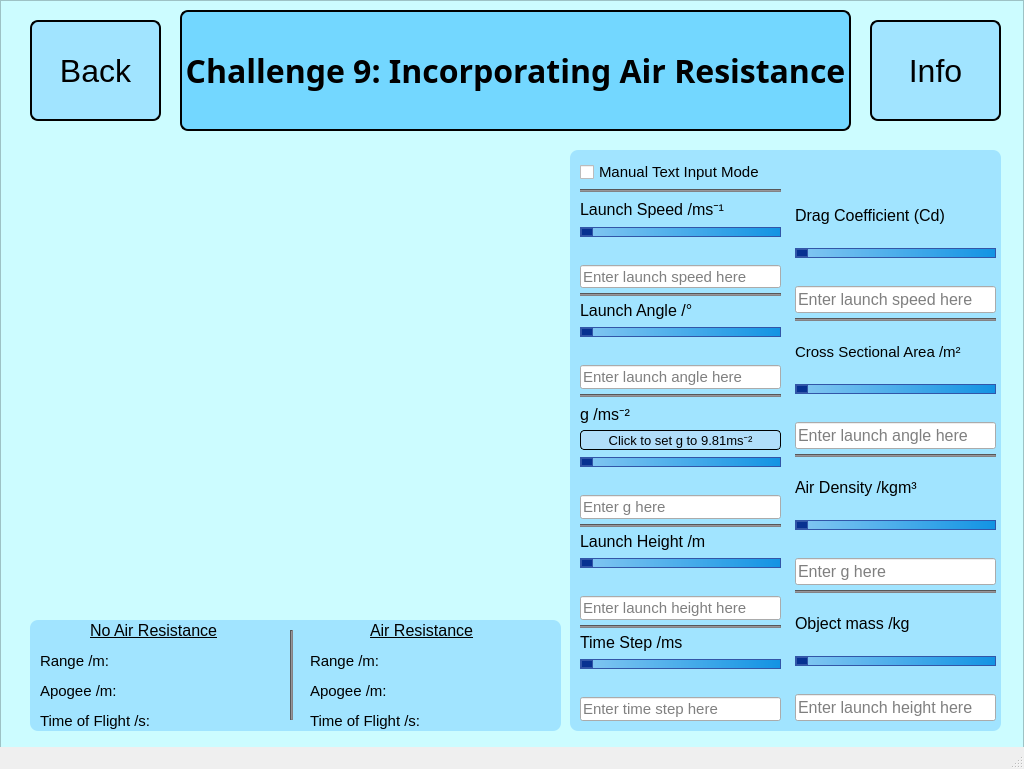
<?xml version="1.0" encoding="UTF-8"?>
<ui version="4.0">
 <class>MainWindow</class>
 <widget class="QMainWindow" name="MainWindow">
  <property name="geometry">
   <rect>
    <x>0</x>
    <y>0</y>
    <width>1024</width>
    <height>769</height>
   </rect>
  </property>
  <property name="windowTitle">
   <string>MainWindow</string>
  </property>
  <widget class="QWidget" name="centralwidget">
   <widget class="QFrame" name="frame">
    <property name="geometry">
     <rect>
      <x>0</x>
      <y>0</y>
      <width>1024</width>
      <height>768</height>
     </rect>
    </property>
    <property name="styleSheet">
     <string notr="true">QFrame {
	background-color: #ccfcff
}</string>
    </property>
    <property name="frameShape">
     <enum>QFrame::StyledPanel</enum>
    </property>
    <property name="frameShadow">
     <enum>QFrame::Raised</enum>
    </property>
    <widget class="QPushButton" name="backButton">
     <property name="geometry">
      <rect>
       <x>30</x>
       <y>20</y>
       <width>131</width>
       <height>101</height>
      </rect>
     </property>
     <property name="font">
      <font>
       <family>Meiryo UI</family>
       <pointsize>24</pointsize>
      </font>
     </property>
     <property name="styleSheet">
      <string notr="true">QPushButton {
	border: 2px solid;
	border-radius: 8px;
	background-color: #a1e4ff;
}</string>
     </property>
     <property name="text">
      <string>Back</string>
     </property>
     <property name="checkable">
      <bool>true</bool>
     </property>
    </widget>
    <widget class="QWidget" name="verticalLayoutWidget">
     <property name="geometry">
      <rect>
       <x>580</x>
       <y>160</y>
       <width>201</width>
       <height>561</height>
      </rect>
     </property>
     <layout class="QVBoxLayout" name="inputLayout" stretch="0,0,1,1,0,0,0,1,2,0,0,0,1,0,1,0,0,0,1,1,0,0,0,1,1,0,0">
      <property name="spacing">
       <number>5</number>
      </property>
      <item>
       <widget class="QCheckBox" name="textModeCheckBox">
        <property name="font">
         <font>
          <family>Meiryo UI</family>
          <pointsize>11</pointsize>
         </font>
        </property>
        <property name="text">
         <string>Manual Text Input Mode</string>
        </property>
       </widget>
      </item>
      <item>
       <widget class="Line" name="Line1">
        <property name="styleSheet">
         <string notr="true">QFrame {
	background-color: #838285;
	min-height:1px;
	max-height:1px;
}</string>
        </property>
        <property name="orientation">
         <enum>Qt::Horizontal</enum>
        </property>
       </widget>
      </item>
      <item>
       <widget class="QLabel" name="launchSpeedLabel">
        <property name="font">
         <font>
          <family>Meiryo UI</family>
          <pointsize>12</pointsize>
          <weight>50</weight>
          <bold>false</bold>
          <underline>false</underline>
         </font>
        </property>
        <property name="styleSheet">
         <string notr="true">QLabel {background-color: #a1e4ff;}</string>
        </property>
        <property name="text">
         <string>Launch Speed /ms⁻¹</string>
        </property>
       </widget>
      </item>
      <item>
       <widget class="QSlider" name="launchSpeedSlider">
        <property name="styleSheet">
         <string notr="true">QSlider::groove:horizontal {border: 1px solid #3256a8;
height: 8px;
background: qlineargradient(x1: 0, y1: 0, x2: 1, y2: 0, stop: 0 #85c8f2, stop: 1 #1293e3);}

QSlider::handle:horizontal {border: 1px solid #3256a8;
background: #073191;
width: 10px;
height: 10px;
border-radius: 5px;}</string>
        </property>
        <property name="orientation">
         <enum>Qt::Horizontal</enum>
        </property>
       </widget>
      </item>
      <item>
       <widget class="QLabel" name="launchSpeedSliderLabel">
        <property name="font">
         <font>
          <family>Meiryo UI</family>
          <pointsize>10</pointsize>
         </font>
        </property>
        <property name="styleSheet">
         <string notr="true">QLabel {background-color: #a1e4ff;}</string>
        </property>
        <property name="text">
         <string/>
        </property>
       </widget>
      </item>
      <item>
       <widget class="QLineEdit" name="launchSpeedLineEdit">
        <property name="font">
         <font>
          <pointsize>11</pointsize>
         </font>
        </property>
        <property name="inputMask">
         <string/>
        </property>
        <property name="placeholderText">
         <string>Enter launch speed here</string>
        </property>
       </widget>
      </item>
      <item>
       <widget class="Line" name="Line2">
        <property name="styleSheet">
         <string notr="true">QFrame {
	background-color: #838285;
	min-height:1px;
	max-height:1px;
}</string>
        </property>
        <property name="orientation">
         <enum>Qt::Horizontal</enum>
        </property>
       </widget>
      </item>
      <item>
       <widget class="QLabel" name="label_3">
        <property name="font">
         <font>
          <family>Meiryo UI</family>
          <pointsize>12</pointsize>
          <weight>50</weight>
          <bold>false</bold>
          <underline>false</underline>
         </font>
        </property>
        <property name="styleSheet">
         <string notr="true">QLabel {background-color: #a1e4ff;}</string>
        </property>
        <property name="text">
         <string>Launch Angle /°</string>
        </property>
       </widget>
      </item>
      <item>
       <widget class="QSlider" name="launchAngleSlider">
        <property name="styleSheet">
         <string notr="true">QSlider::groove:horizontal {border: 1px solid #3256a8;
height: 8px;
background: qlineargradient(x1: 0, y1: 0, x2: 1, y2: 0, stop: 0 #85c8f2, stop: 1 #1293e3);}

QSlider::handle:horizontal {border: 1px solid #3256a8;
background: #073191;
width: 10px;
height: 10px;
border-radius: 5px;}</string>
        </property>
        <property name="orientation">
         <enum>Qt::Horizontal</enum>
        </property>
       </widget>
      </item>
      <item>
       <widget class="QLabel" name="launchAngleSliderLabel">
        <property name="font">
         <font>
          <family>Meiryo UI</family>
          <pointsize>10</pointsize>
         </font>
        </property>
        <property name="styleSheet">
         <string notr="true">QLabel {background-color: #a1e4ff;}</string>
        </property>
        <property name="text">
         <string/>
        </property>
       </widget>
      </item>
      <item>
       <widget class="QLineEdit" name="launchAngleLineEdit">
        <property name="font">
         <font>
          <pointsize>11</pointsize>
         </font>
        </property>
        <property name="placeholderText">
         <string>Enter launch angle here</string>
        </property>
       </widget>
      </item>
      <item>
       <widget class="Line" name="Line3">
        <property name="styleSheet">
         <string notr="true">QFrame {
	background-color: #838285;
	min-height:1px;
	max-height:1px;
}</string>
        </property>
        <property name="orientation">
         <enum>Qt::Horizontal</enum>
        </property>
       </widget>
      </item>
      <item>
       <widget class="QLabel" name="label_4">
        <property name="font">
         <font>
          <family>Meiryo UI</family>
          <pointsize>12</pointsize>
          <weight>50</weight>
          <bold>false</bold>
          <underline>false</underline>
         </font>
        </property>
        <property name="styleSheet">
         <string notr="true">QLabel {background-color: #a1e4ff;}</string>
        </property>
        <property name="text">
         <string>g /ms⁻²</string>
        </property>
       </widget>
      </item>
      <item>
       <widget class="QPushButton" name="setgButton">
        <property name="font">
         <font>
          <family>Meiryo UI</family>
          <pointsize>10</pointsize>
         </font>
        </property>
        <property name="styleSheet">
         <string notr="true">QPushButton {
	border: 1px solid;
	border-radius: 4px;
	background-color:#b1defa;
}</string>
        </property>
        <property name="text">
         <string>Click to set g to 9.81ms⁻²</string>
        </property>
       </widget>
      </item>
      <item>
       <widget class="QSlider" name="gSlider">
        <property name="styleSheet">
         <string notr="true">QSlider::groove:horizontal {border: 1px solid #3256a8;
height: 8px;
background: qlineargradient(x1: 0, y1: 0, x2: 1, y2: 0, stop: 0 #85c8f2, stop: 1 #1293e3);}

QSlider::handle:horizontal {border: 1px solid #3256a8;
background: #073191;
width: 10px;
height: 10px;
border-radius: 5px;}</string>
        </property>
        <property name="orientation">
         <enum>Qt::Horizontal</enum>
        </property>
       </widget>
      </item>
      <item>
       <widget class="QLabel" name="gSliderLabel">
        <property name="font">
         <font>
          <family>Meiryo UI</family>
          <pointsize>10</pointsize>
         </font>
        </property>
        <property name="styleSheet">
         <string notr="true">QLabel {background-color: #a1e4ff;}</string>
        </property>
        <property name="text">
         <string/>
        </property>
       </widget>
      </item>
      <item>
       <widget class="QLineEdit" name="gLineEdit">
        <property name="font">
         <font>
          <pointsize>11</pointsize>
         </font>
        </property>
        <property name="placeholderText">
         <string>Enter g here</string>
        </property>
       </widget>
      </item>
      <item>
       <widget class="Line" name="Line4">
        <property name="styleSheet">
         <string notr="true">QFrame {
	background-color: #838285;
	min-height:1px;
	max-height:1px;
}</string>
        </property>
        <property name="orientation">
         <enum>Qt::Horizontal</enum>
        </property>
       </widget>
      </item>
      <item>
       <widget class="QLabel" name="label_5">
        <property name="font">
         <font>
          <family>Meiryo UI</family>
          <pointsize>12</pointsize>
          <weight>50</weight>
          <bold>false</bold>
          <underline>false</underline>
         </font>
        </property>
        <property name="styleSheet">
         <string notr="true">QLabel {background-color: #a1e4ff;}</string>
        </property>
        <property name="text">
         <string>Launch Height /m</string>
        </property>
       </widget>
      </item>
      <item>
       <widget class="QSlider" name="launchHeightSlider">
        <property name="styleSheet">
         <string notr="true">QSlider::groove:horizontal {border: 1px solid #3256a8;
height: 8px;
background: qlineargradient(x1: 0, y1: 0, x2: 1, y2: 0, stop: 0 #85c8f2, stop: 1 #1293e3);}

QSlider::handle:horizontal {border: 1px solid #3256a8;
background: #073191;
width: 10px;
height: 10px;
border-radius: 5px;}</string>
        </property>
        <property name="orientation">
         <enum>Qt::Horizontal</enum>
        </property>
       </widget>
      </item>
      <item>
       <widget class="QLabel" name="launchHeightSliderLabel">
        <property name="font">
         <font>
          <family>Meiryo UI</family>
          <pointsize>10</pointsize>
         </font>
        </property>
        <property name="styleSheet">
         <string notr="true">QLabel {background-color: #a1e4ff;}</string>
        </property>
        <property name="text">
         <string/>
        </property>
       </widget>
      </item>
      <item>
       <widget class="QLineEdit" name="launchHeightLineEdit">
        <property name="font">
         <font>
          <pointsize>11</pointsize>
         </font>
        </property>
        <property name="placeholderText">
         <string>Enter launch height here</string>
        </property>
       </widget>
      </item>
      <item>
       <widget class="Line" name="Line5">
        <property name="styleSheet">
         <string notr="true">QFrame {
	background-color: #838285;
	min-height:1px;
	max-height:1px;
}</string>
        </property>
        <property name="orientation">
         <enum>Qt::Horizontal</enum>
        </property>
       </widget>
      </item>
      <item>
       <widget class="QLabel" name="label_6">
        <property name="font">
         <font>
          <family>Meiryo UI</family>
          <pointsize>12</pointsize>
          <weight>50</weight>
          <bold>false</bold>
          <underline>false</underline>
         </font>
        </property>
        <property name="styleSheet">
         <string notr="true">QLabel {background-color: #a1e4ff;}</string>
        </property>
        <property name="text">
         <string>Time Step /ms</string>
        </property>
       </widget>
      </item>
      <item>
       <widget class="QSlider" name="timeStepSlider">
        <property name="styleSheet">
         <string notr="true">QSlider::groove:horizontal {border: 1px solid #3256a8;
height: 8px;
background: qlineargradient(x1: 0, y1: 0, x2: 1, y2: 0, stop: 0 #85c8f2, stop: 1 #1293e3);}

QSlider::handle:horizontal {border: 1px solid #3256a8;
background: #073191;
width: 10px;
height: 10px;
border-radius: 5px;}</string>
        </property>
        <property name="orientation">
         <enum>Qt::Horizontal</enum>
        </property>
       </widget>
      </item>
      <item>
       <widget class="QLabel" name="timeStepSliderLabel">
        <property name="font">
         <font>
          <family>Meiryo UI</family>
          <pointsize>10</pointsize>
         </font>
        </property>
        <property name="styleSheet">
         <string notr="true">QLabel {background-color: #a1e4ff;}</string>
        </property>
        <property name="text">
         <string/>
        </property>
       </widget>
      </item>
      <item>
       <widget class="QLineEdit" name="timeStepLineEdit">
        <property name="font">
         <font>
          <pointsize>11</pointsize>
         </font>
        </property>
        <property name="placeholderText">
         <string>Enter time step here</string>
        </property>
       </widget>
      </item>
     </layout>
    </widget>
    <widget class="QWidget" name="verticalLayoutWidget_3">
     <property name="geometry">
      <rect>
       <x>30</x>
       <y>150</y>
       <width>531</width>
       <height>461</height>
      </rect>
     </property>
     <layout class="QVBoxLayout" name="graphLayout"/>
    </widget>
    <widget class="QPushButton" name="infoButton">
     <property name="geometry">
      <rect>
       <x>870</x>
       <y>20</y>
       <width>131</width>
       <height>101</height>
      </rect>
     </property>
     <property name="font">
      <font>
       <family>Meiryo UI</family>
       <pointsize>24</pointsize>
      </font>
     </property>
     <property name="styleSheet">
      <string notr="true">QPushButton {
	border: 2px solid;
	border-radius: 8px;
	background-color: #a1e4ff;
}</string>
     </property>
     <property name="text">
      <string>Info</string>
     </property>
     <property name="checkable">
      <bool>true</bool>
     </property>
    </widget>
    <widget class="QListWidget" name="listWidget">
     <property name="geometry">
      <rect>
       <x>740</x>
       <y>150</y>
       <width>261</width>
       <height>581</height>
      </rect>
     </property>
     <property name="styleSheet">
      <string notr="true">QWidget {
	border-radius: 8px;
	background-color: #a1e4ff;
}</string>
     </property>
    </widget>
    <widget class="QWidget" name="verticalLayoutWidget_2">
     <property name="geometry">
      <rect>
       <x>180</x>
       <y>10</y>
       <width>671</width>
       <height>121</height>
      </rect>
     </property>
     <layout class="QVBoxLayout" name="verticalLayout_2">
      <item>
       <widget class="QLabel" name="challengeTitleLabel">
        <property name="font">
         <font>
          <family>Lucida Handwriting</family>
          <pointsize>24</pointsize>
          <weight>75</weight>
          <italic>false</italic>
          <bold>true</bold>
          <kerning>true</kerning>
         </font>
        </property>
        <property name="autoFillBackground">
         <bool>false</bool>
        </property>
        <property name="styleSheet">
         <string notr="true">QLabel {
	border: 2px solid;
	border-radius: 8px;
	background-color: #73d7ff;
}</string>
        </property>
        <property name="text">
         <string>Challenge 9: Incorporating Air Resistance</string>
        </property>
        <property name="scaledContents">
         <bool>true</bool>
        </property>
        <property name="alignment">
         <set>Qt::AlignCenter</set>
        </property>
        <property name="wordWrap">
         <bool>true</bool>
        </property>
       </widget>
      </item>
     </layout>
    </widget>
    <widget class="QListWidget" name="analyticsListWidget">
     <property name="geometry">
      <rect>
       <x>30</x>
       <y>620</y>
       <width>531</width>
       <height>111</height>
      </rect>
     </property>
     <property name="styleSheet">
      <string notr="true">QWidget {
	border-radius: 8px;
	background-color: #a1e4ff;
}</string>
     </property>
    </widget>
    <widget class="QLabel" name="rangeLabel">
     <property name="geometry">
      <rect>
       <x>40</x>
       <y>650</y>
       <width>251</width>
       <height>21</height>
      </rect>
     </property>
     <property name="font">
      <font>
       <family>Meiryo UI</family>
       <pointsize>11</pointsize>
       <weight>50</weight>
       <bold>false</bold>
       <underline>false</underline>
      </font>
     </property>
     <property name="styleSheet">
      <string notr="true">QLabel {background-color: #a1e4ff;}</string>
     </property>
     <property name="text">
      <string>Range /m:</string>
     </property>
    </widget>
    <widget class="QLabel" name="apogeeLabel">
     <property name="geometry">
      <rect>
       <x>40</x>
       <y>680</y>
       <width>261</width>
       <height>21</height>
      </rect>
     </property>
     <property name="font">
      <font>
       <family>Meiryo UI</family>
       <pointsize>11</pointsize>
       <weight>50</weight>
       <bold>false</bold>
       <underline>false</underline>
      </font>
     </property>
     <property name="styleSheet">
      <string notr="true">QLabel {background-color: #a1e4ff;}</string>
     </property>
     <property name="text">
      <string>Apogee /m:</string>
     </property>
    </widget>
    <widget class="QLabel" name="launchSpeedLabel_4">
     <property name="geometry">
      <rect>
       <x>660</x>
       <y>750</y>
       <width>151</width>
       <height>25</height>
      </rect>
     </property>
     <property name="font">
      <font>
       <family>Meiryo UI</family>
       <pointsize>12</pointsize>
       <weight>50</weight>
       <bold>false</bold>
       <underline>false</underline>
      </font>
     </property>
     <property name="styleSheet">
      <string notr="true">QLabel {background-color: #a1e4ff;}</string>
     </property>
     <property name="text">
      <string>Apogee (m):</string>
     </property>
    </widget>
    <widget class="QLabel" name="flightTimeLabel">
     <property name="geometry">
      <rect>
       <x>40</x>
       <y>710</y>
       <width>251</width>
       <height>21</height>
      </rect>
     </property>
     <property name="font">
      <font>
       <family>Meiryo UI</family>
       <pointsize>11</pointsize>
       <weight>50</weight>
       <bold>false</bold>
       <underline>false</underline>
      </font>
     </property>
     <property name="styleSheet">
      <string notr="true">QLabel {background-color: #a1e4ff;}</string>
     </property>
     <property name="text">
      <string>Time of Flight /s:</string>
     </property>
    </widget>
    <widget class="QListWidget" name="listWidget_2">
     <property name="geometry">
      <rect>
       <x>570</x>
       <y>150</y>
       <width>271</width>
       <height>581</height>
      </rect>
     </property>
     <property name="styleSheet">
      <string notr="true">QWidget {
	border-radius: 8px;
	background-color: #a1e4ff;
}</string>
     </property>
    </widget>
    <widget class="QWidget" name="verticalLayoutWidget_4">
     <property name="geometry">
      <rect>
       <x>795</x>
       <y>190</y>
       <width>201</width>
       <height>531</height>
      </rect>
     </property>
     <layout class="QVBoxLayout" name="inputLayout_2" stretch="1,1,0,0,0,1,2,0,0,0,1,1,0,0,0,1,1,0,0">
      <property name="spacing">
       <number>5</number>
      </property>
      <item>
       <widget class="QLabel" name="dragCoefficientLabel">
        <property name="font">
         <font>
          <family>Meiryo UI</family>
          <pointsize>12</pointsize>
          <weight>50</weight>
          <bold>false</bold>
          <underline>false</underline>
         </font>
        </property>
        <property name="styleSheet">
         <string notr="true">QLabel {background-color: #a1e4ff;}</string>
        </property>
        <property name="text">
         <string>Drag Coefficient (Cd)</string>
        </property>
       </widget>
      </item>
      <item>
       <widget class="QSlider" name="dragCoefficientSlider">
        <property name="styleSheet">
         <string notr="true">QSlider::groove:horizontal {border: 1px solid #3256a8;
height: 8px;
background: qlineargradient(x1: 0, y1: 0, x2: 1, y2: 0, stop: 0 #85c8f2, stop: 1 #1293e3);}

QSlider::handle:horizontal {border: 1px solid #3256a8;
background: #073191;
width: 10px;
height: 10px;
border-radius: 5px;}</string>
        </property>
        <property name="orientation">
         <enum>Qt::Horizontal</enum>
        </property>
       </widget>
      </item>
      <item>
       <widget class="QLabel" name="dragCoefficientSliderLabel">
        <property name="font">
         <font>
          <family>Meiryo UI</family>
          <pointsize>10</pointsize>
         </font>
        </property>
        <property name="styleSheet">
         <string notr="true">QLabel {background-color: #a1e4ff;}</string>
        </property>
        <property name="text">
         <string/>
        </property>
       </widget>
      </item>
      <item>
       <widget class="QLineEdit" name="dragCoefficientLineEdit">
        <property name="font">
         <font>
          <pointsize>12</pointsize>
         </font>
        </property>
        <property name="inputMask">
         <string/>
        </property>
        <property name="placeholderText">
         <string>Enter launch speed here</string>
        </property>
       </widget>
      </item>
      <item>
       <widget class="Line" name="Line2_2">
        <property name="styleSheet">
         <string notr="true">QFrame {
	background-color: #838285;
	min-height:1px;
	max-height:1px;
}</string>
        </property>
        <property name="orientation">
         <enum>Qt::Horizontal</enum>
        </property>
       </widget>
      </item>
      <item>
       <widget class="QLabel" name="label_7">
        <property name="font">
         <font>
          <family>Meiryo UI</family>
          <pointsize>11</pointsize>
          <weight>50</weight>
          <bold>false</bold>
          <underline>false</underline>
         </font>
        </property>
        <property name="styleSheet">
         <string notr="true">QLabel {background-color: #a1e4ff;}</string>
        </property>
        <property name="text">
         <string>Cross Sectional Area /m²</string>
        </property>
       </widget>
      </item>
      <item>
       <widget class="QSlider" name="launchAngleSlider_2">
        <property name="styleSheet">
         <string notr="true">QSlider::groove:horizontal {border: 1px solid #3256a8;
height: 8px;
background: qlineargradient(x1: 0, y1: 0, x2: 1, y2: 0, stop: 0 #85c8f2, stop: 1 #1293e3);}

QSlider::handle:horizontal {border: 1px solid #3256a8;
background: #073191;
width: 10px;
height: 10px;
border-radius: 5px;}</string>
        </property>
        <property name="orientation">
         <enum>Qt::Horizontal</enum>
        </property>
       </widget>
      </item>
      <item>
       <widget class="QLabel" name="launchAngleSliderLabel_2">
        <property name="font">
         <font>
          <family>Meiryo UI</family>
          <pointsize>10</pointsize>
         </font>
        </property>
        <property name="styleSheet">
         <string notr="true">QLabel {background-color: #a1e4ff;}</string>
        </property>
        <property name="text">
         <string/>
        </property>
       </widget>
      </item>
      <item>
       <widget class="QLineEdit" name="launchAngleLineEdit_2">
        <property name="font">
         <font>
          <pointsize>12</pointsize>
         </font>
        </property>
        <property name="placeholderText">
         <string>Enter launch angle here</string>
        </property>
       </widget>
      </item>
      <item>
       <widget class="Line" name="Line3_2">
        <property name="styleSheet">
         <string notr="true">QFrame {
	background-color: #838285;
	min-height:1px;
	max-height:1px;
}</string>
        </property>
        <property name="orientation">
         <enum>Qt::Horizontal</enum>
        </property>
       </widget>
      </item>
      <item>
       <widget class="QLabel" name="label_8">
        <property name="font">
         <font>
          <family>Meiryo UI</family>
          <pointsize>12</pointsize>
          <weight>50</weight>
          <bold>false</bold>
          <underline>false</underline>
         </font>
        </property>
        <property name="styleSheet">
         <string notr="true">QLabel {background-color: #a1e4ff;}</string>
        </property>
        <property name="text">
         <string>Air Density /kgm³</string>
        </property>
       </widget>
      </item>
      <item>
       <widget class="QSlider" name="gSlider_2">
        <property name="styleSheet">
         <string notr="true">QSlider::groove:horizontal {border: 1px solid #3256a8;
height: 8px;
background: qlineargradient(x1: 0, y1: 0, x2: 1, y2: 0, stop: 0 #85c8f2, stop: 1 #1293e3);}

QSlider::handle:horizontal {border: 1px solid #3256a8;
background: #073191;
width: 10px;
height: 10px;
border-radius: 5px;}</string>
        </property>
        <property name="orientation">
         <enum>Qt::Horizontal</enum>
        </property>
       </widget>
      </item>
      <item>
       <widget class="QLabel" name="gSliderLabel_2">
        <property name="font">
         <font>
          <family>Meiryo UI</family>
          <pointsize>10</pointsize>
         </font>
        </property>
        <property name="styleSheet">
         <string notr="true">QLabel {background-color: #a1e4ff;}</string>
        </property>
        <property name="text">
         <string/>
        </property>
       </widget>
      </item>
      <item>
       <widget class="QLineEdit" name="gLineEdit_2">
        <property name="font">
         <font>
          <pointsize>12</pointsize>
         </font>
        </property>
        <property name="placeholderText">
         <string>Enter g here</string>
        </property>
       </widget>
      </item>
      <item>
       <widget class="Line" name="Line4_2">
        <property name="styleSheet">
         <string notr="true">QFrame {
	background-color: #838285;
	min-height:1px;
	max-height:1px;
}</string>
        </property>
        <property name="orientation">
         <enum>Qt::Horizontal</enum>
        </property>
       </widget>
      </item>
      <item>
       <widget class="QLabel" name="label_9">
        <property name="font">
         <font>
          <family>Meiryo UI</family>
          <pointsize>12</pointsize>
          <weight>50</weight>
          <bold>false</bold>
          <underline>false</underline>
         </font>
        </property>
        <property name="styleSheet">
         <string notr="true">QLabel {background-color: #a1e4ff;}</string>
        </property>
        <property name="text">
         <string>Object mass /kg</string>
        </property>
       </widget>
      </item>
      <item>
       <widget class="QSlider" name="launchHeightSlider_2">
        <property name="styleSheet">
         <string notr="true">QSlider::groove:horizontal {border: 1px solid #3256a8;
height: 8px;
background: qlineargradient(x1: 0, y1: 0, x2: 1, y2: 0, stop: 0 #85c8f2, stop: 1 #1293e3);}

QSlider::handle:horizontal {border: 1px solid #3256a8;
background: #073191;
width: 10px;
height: 10px;
border-radius: 5px;}</string>
        </property>
        <property name="orientation">
         <enum>Qt::Horizontal</enum>
        </property>
       </widget>
      </item>
      <item>
       <widget class="QLabel" name="launchHeightSliderLabel_2">
        <property name="font">
         <font>
          <family>Meiryo UI</family>
          <pointsize>10</pointsize>
         </font>
        </property>
        <property name="styleSheet">
         <string notr="true">QLabel {background-color: #a1e4ff;}</string>
        </property>
        <property name="text">
         <string/>
        </property>
       </widget>
      </item>
      <item>
       <widget class="QLineEdit" name="launchHeightLineEdit_2">
        <property name="font">
         <font>
          <pointsize>12</pointsize>
         </font>
        </property>
        <property name="placeholderText">
         <string>Enter launch height here</string>
        </property>
       </widget>
      </item>
     </layout>
    </widget>
    <widget class="QLabel" name="rangeLabel_2">
     <property name="geometry">
      <rect>
       <x>90</x>
       <y>620</y>
       <width>221</width>
       <height>21</height>
      </rect>
     </property>
     <property name="font">
      <font>
       <family>Meiryo UI</family>
       <pointsize>12</pointsize>
       <weight>50</weight>
       <bold>false</bold>
       <underline>true</underline>
      </font>
     </property>
     <property name="styleSheet">
      <string notr="true">QLabel {background-color: #a1e4ff;}</string>
     </property>
     <property name="text">
      <string>No Air Resistance</string>
     </property>
    </widget>
    <widget class="QLabel" name="rangeLabel_3">
     <property name="geometry">
      <rect>
       <x>370</x>
       <y>620</y>
       <width>161</width>
       <height>21</height>
      </rect>
     </property>
     <property name="font">
      <font>
       <family>Meiryo UI</family>
       <pointsize>12</pointsize>
       <weight>50</weight>
       <bold>false</bold>
       <underline>true</underline>
      </font>
     </property>
     <property name="styleSheet">
      <string notr="true">QLabel {background-color: #a1e4ff;}</string>
     </property>
     <property name="text">
      <string>Air Resistance</string>
     </property>
    </widget>
    <widget class="QLabel" name="rangeLabel_4">
     <property name="geometry">
      <rect>
       <x>310</x>
       <y>650</y>
       <width>221</width>
       <height>21</height>
      </rect>
     </property>
     <property name="font">
      <font>
       <family>Meiryo UI</family>
       <pointsize>11</pointsize>
       <weight>50</weight>
       <bold>false</bold>
       <underline>false</underline>
      </font>
     </property>
     <property name="styleSheet">
      <string notr="true">QLabel {background-color: #a1e4ff;}</string>
     </property>
     <property name="text">
      <string>Range /m:</string>
     </property>
    </widget>
    <widget class="QLabel" name="apogeeLabel_2">
     <property name="geometry">
      <rect>
       <x>310</x>
       <y>680</y>
       <width>221</width>
       <height>21</height>
      </rect>
     </property>
     <property name="font">
      <font>
       <family>Meiryo UI</family>
       <pointsize>11</pointsize>
       <weight>50</weight>
       <bold>false</bold>
       <underline>false</underline>
      </font>
     </property>
     <property name="styleSheet">
      <string notr="true">QLabel {background-color: #a1e4ff;}</string>
     </property>
     <property name="text">
      <string>Apogee /m:</string>
     </property>
    </widget>
    <widget class="QLabel" name="flightTimeLabel_2">
     <property name="geometry">
      <rect>
       <x>310</x>
       <y>710</y>
       <width>231</width>
       <height>21</height>
      </rect>
     </property>
     <property name="font">
      <font>
       <family>Meiryo UI</family>
       <pointsize>11</pointsize>
       <weight>50</weight>
       <bold>false</bold>
       <underline>false</underline>
      </font>
     </property>
     <property name="styleSheet">
      <string notr="true">QLabel {background-color: #a1e4ff;}</string>
     </property>
     <property name="text">
      <string>Time of Flight /s:</string>
     </property>
    </widget>
    <widget class="Line" name="line_3">
     <property name="geometry">
      <rect>
       <x>290</x>
       <y>630</y>
       <width>3</width>
       <height>90</height>
      </rect>
     </property>
     <property name="styleSheet">
      <string notr="true">QFrame {background-color:  #838285; max-width: 1px; min-width:1px;}</string>
     </property>
     <property name="orientation">
      <enum>Qt::Vertical</enum>
     </property>
    </widget>
    <zorder>listWidget_2</zorder>
    <zorder>listWidget</zorder>
    <zorder>backButton</zorder>
    <zorder>verticalLayoutWidget</zorder>
    <zorder>verticalLayoutWidget_3</zorder>
    <zorder>infoButton</zorder>
    <zorder>verticalLayoutWidget_2</zorder>
    <zorder>analyticsListWidget</zorder>
    <zorder>rangeLabel</zorder>
    <zorder>apogeeLabel</zorder>
    <zorder>launchSpeedLabel_4</zorder>
    <zorder>flightTimeLabel</zorder>
    <zorder>verticalLayoutWidget_4</zorder>
    <zorder>rangeLabel_2</zorder>
    <zorder>rangeLabel_3</zorder>
    <zorder>rangeLabel_4</zorder>
    <zorder>apogeeLabel_2</zorder>
    <zorder>flightTimeLabel_2</zorder>
    <zorder>line_3</zorder>
   </widget>
  </widget>
  <widget class="QStatusBar" name="statusbar"/>
 </widget>
 <resources/>
 <connections/>
</ui>
